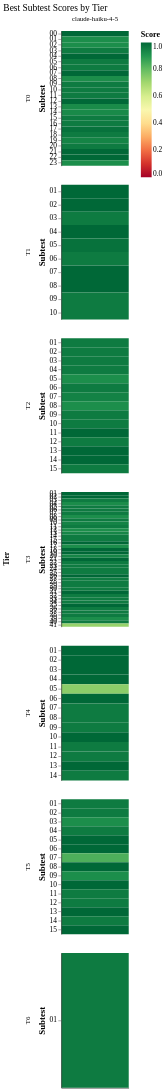

Express this chart as Vega-Lite.
### Vega-Lite specification from a JSON file in a GitHub repository (floating-point values rounded to 4 significant figures)
{"config": {"font": "serif", "axis": {"labelFontSize": 11, "titleFontSize": 13, "gridColor": "#e0e0e0", "domainColor": "#333333"}, "legend": {"labelFontSize": 11, "titleFontSize": 12}, "title": {"fontSize": 14, "anchor": "start", "fontWeight": "normal"}, "view": {"stroke": null, "continuousWidth": 400, "continuousHeight": 300}, "mark": {"tooltip": true}}, "data": {"name": "data-0b5bd619f562480fb9955f9fce59d7d7"}, "facet": {"column": {"field": "agent_model", "title": null, "type": "nominal"}, "row": {"field": "tier", "sort": ["T0", "T1", "T2", "T3", "T4", "T5", "T6"], "title": "Tier", "type": "ordinal"}}, "spec": {"mark": {"type": "rect"}, "encoding": {"color": {"field": "score", "scale": {"domain": [0, 1], "scheme": "redyellowgreen"}, "title": "Score", "type": "quantitative"}, "tooltip": [{"field": "tier", "title": "Tier", "type": "ordinal"}, {"field": "subtest", "title": "Subtest", "type": "ordinal"}, {"field": "run_number", "title": "Best Run", "type": "ordinal"}, {"field": "score", "format": ".3f", "title": "Score", "type": "quantitative"}], "x": {"axis": {"labels": false, "ticks": false}, "field": "agent_model", "title": null, "type": "nominal"}, "y": {"field": "subtest", "sort": ["00", "01", "02", "03", "04", "05", "06", "07", "08", "09", "10", "11", "12", "13", "14", "15", "16", "17", "18", "19", "20", "21", "22", "23", "24", "25", "26", "27", "28", "29", "30", "31", "32", "33", "34", "35", "36", "37", "38", "39", "40", "41"], "title": "Subtest", "type": "ordinal"}}, "height": 200, "width": 100}, "resolve": {"scale": {"y": "independent"}}, "title": "Best Subtest Scores by Tier", "$schema": "https://vega.github.io/schema/vega-lite/v6.1.0.json", "datasets": {"data-0b5bd619f562480fb9955f9fce59d7d7": [{"agent_model": "claude-haiku-4-5", "tier": "T0", "subtest": "00", "run_number": 1, "score": 1.0, "subtest_num": 0}, {"agent_model": "claude-haiku-4-5", "tier": "T0", "subtest": "01", "run_number": 3, "score": 0.9167, "subtest_num": 1}, {"agent_model": "claude-haiku-4-5", "tier": "T0", "subtest": "02", "run_number": 1, "score": 0.9168, "subtest_num": 2}, {"agent_model": "claude-haiku-4-5", "tier": "T0", "subtest": "03", "run_number": 1, "score": 0.9583, "subtest_num": 3}, {"agent_model": "claude-haiku-4-5", "tier": "T0", "subtest": "04", "run_number": 2, "score": 1.0, "subtest_num": 4}, {"agent_model": "claude-haiku-4-5", "tier": "T0", "subtest": "05", "run_number": 3, "score": 0.9583, "subtest_num": 5}, {"agent_model": "claude-haiku-4-5", "tier": "T0", "subtest": "06", "run_number": 3, "score": 0.9583, "subtest_num": 6}, {"agent_model": "claude-haiku-4-5", "tier": "T0", "subtest": "07", "run_number": 1, "score": 1.0, "subtest_num": 7}, {"agent_model": "claude-haiku-4-5", "tier": "T0", "subtest": "08", "run_number": 3, "score": 0.9188, "subtest_num": 8}, {"agent_model": "claude-haiku-4-5", "tier": "T0", "subtest": "09", "run_number": 1, "score": 0.9583, "subtest_num": 9}, {"agent_model": "claude-haiku-4-5", "tier": "T0", "subtest": "10", "run_number": 3, "score": 0.9583, "subtest_num": 10}, {"agent_model": "claude-haiku-4-5", "tier": "T0", "subtest": "11", "run_number": 1, "score": 0.9583, "subtest_num": 11}, {"agent_model": "claude-haiku-4-5", "tier": "T0", "subtest": "12", "run_number": 1, "score": 1.0, "subtest_num": 12}, {"agent_model": "claude-haiku-4-5", "tier": "T0", "subtest": "13", "run_number": 1, "score": 0.9233, "subtest_num": 13}, {"agent_model": "claude-haiku-4-5", "tier": "T0", "subtest": "14", "run_number": 2, "score": 0.9267, "subtest_num": 14}, {"agent_model": "claude-haiku-4-5", "tier": "T0", "subtest": "15", "run_number": 3, "score": 0.9583, "subtest_num": 15}, {"agent_model": "claude-haiku-4-5", "tier": "T0", "subtest": "16", "run_number": 2, "score": 0.9583, "subtest_num": 16}, {"agent_model": "claude-haiku-4-5", "tier": "T0", "subtest": "17", "run_number": 2, "score": 0.9792, "subtest_num": 17}, {"agent_model": "claude-haiku-4-5", "tier": "T0", "subtest": "18", "run_number": 3, "score": 0.9583, "subtest_num": 18}, {"agent_model": "claude-haiku-4-5", "tier": "T0", "subtest": "19", "run_number": 3, "score": 0.94, "subtest_num": 19}, {"agent_model": "claude-haiku-4-5", "tier": "T0", "subtest": "20", "run_number": 3, "score": 0.9583, "subtest_num": 20}, {"agent_model": "claude-haiku-4-5", "tier": "T0", "subtest": "21", "run_number": 2, "score": 1.0, "subtest_num": 21}, {"agent_model": "claude-haiku-4-5", "tier": "T0", "subtest": "22", "run_number": 2, "score": 1.0, "subtest_num": 22}, {"agent_model": "claude-haiku-4-5", "tier": "T0", "subtest": "23", "run_number": 2, "score": 0.9167, "subtest_num": 23}, {"agent_model": "claude-haiku-4-5", "tier": "T1", "subtest": "01", "run_number": 1, "score": 1.0, "subtest_num": 1}, {"agent_model": "claude-haiku-4-5", "tier": "T1", "subtest": "02", "run_number": 3, "score": 1.0, "subtest_num": 2}, {"agent_model": "claude-haiku-4-5", "tier": "T1", "subtest": "03", "run_number": 1, "score": 0.9583, "subtest_num": 3}, {"agent_model": "claude-haiku-4-5", "tier": "T1", "subtest": "04", "run_number": 1, "score": 1.0, "subtest_num": 4}, {"agent_model": "claude-haiku-4-5", "tier": "T1", "subtest": "05", "run_number": 1, "score": 0.9792, "subtest_num": 5}, {"agent_model": "claude-haiku-4-5", "tier": "T1", "subtest": "06", "run_number": 2, "score": 0.9583, "subtest_num": 6}, {"agent_model": "claude-haiku-4-5", "tier": "T1", "subtest": "07", "run_number": 3, "score": 1.0, "subtest_num": 7}, {"agent_model": "claude-haiku-4-5", "tier": "T1", "subtest": "08", "run_number": 3, "score": 1.0, "subtest_num": 8}, {"agent_model": "claude-haiku-4-5", "tier": "T1", "subtest": "09", "run_number": 1, "score": 0.9583, "subtest_num": 9}, {"agent_model": "claude-haiku-4-5", "tier": "T1", "subtest": "10", "run_number": 1, "score": 0.9583, "subtest_num": 10}, {"agent_model": "claude-haiku-4-5", "tier": "T2", "subtest": "01", "run_number": 2, "score": 0.9583, "subtest_num": 1}, {"agent_model": "claude-haiku-4-5", "tier": "T2", "subtest": "02", "run_number": 1, "score": 0.9583, "subtest_num": 2}, {"agent_model": "claude-haiku-4-5", "tier": "T2", "subtest": "03", "run_number": 1, "score": 0.9583, "subtest_num": 3}, {"agent_model": "claude-haiku-4-5", "tier": "T2", "subtest": "04", "run_number": 2, "score": 0.9583, "subtest_num": 4}, {"agent_model": "claude-haiku-4-5", "tier": "T2", "subtest": "05", "run_number": 3, "score": 0.9167, "subtest_num": 5}, {"agent_model": "claude-haiku-4-5", "tier": "T2", "subtest": "06", "run_number": 2, "score": 0.9583, "subtest_num": 6}, {"agent_model": "claude-haiku-4-5", "tier": "T2", "subtest": "07", "run_number": 1, "score": 0.9429, "subtest_num": 7}, {"agent_model": "claude-haiku-4-5", "tier": "T2", "subtest": "08", "run_number": 2, "score": 0.9167, "subtest_num": 8}, {"agent_model": "claude-haiku-4-5", "tier": "T2", "subtest": "09", "run_number": 2, "score": 0.9583, "subtest_num": 9}, {"agent_model": "claude-haiku-4-5", "tier": "T2", "subtest": "10", "run_number": 1, "score": 0.9583, "subtest_num": 10}, {"agent_model": "claude-haiku-4-5", "tier": "T2", "subtest": "11", "run_number": 3, "score": 1.0, "subtest_num": 11}, {"agent_model": "claude-haiku-4-5", "tier": "T2", "subtest": "12", "run_number": 1, "score": 0.9583, "subtest_num": 12}, {"agent_model": "claude-haiku-4-5", "tier": "T2", "subtest": "13", "run_number": 1, "score": 1.0, "subtest_num": 13}, {"agent_model": "claude-haiku-4-5", "tier": "T2", "subtest": "14", "run_number": 3, "score": 1.0, "subtest_num": 14}, {"agent_model": "claude-haiku-4-5", "tier": "T2", "subtest": "15", "run_number": 1, "score": 0.9583, "subtest_num": 15}, {"agent_model": "claude-haiku-4-5", "tier": "T3", "subtest": "01", "run_number": 3, "score": 1.0, "subtest_num": 1}, {"agent_model": "claude-haiku-4-5", "tier": "T3", "subtest": "02", "run_number": 3, "score": 1.0, "subtest_num": 2}, {"agent_model": "claude-haiku-4-5", "tier": "T3", "subtest": "03", "run_number": 1, "score": 0.9583, "subtest_num": 3}, {"agent_model": "claude-haiku-4-5", "tier": "T3", "subtest": "04", "run_number": 2, "score": 0.9212, "subtest_num": 4}, {"agent_model": "claude-haiku-4-5", "tier": "T3", "subtest": "05", "run_number": 1, "score": 0.9583, "subtest_num": 5}, {"agent_model": "claude-haiku-4-5", "tier": "T3", "subtest": "06", "run_number": 1, "score": 0.96, "subtest_num": 6}, {"agent_model": "claude-haiku-4-5", "tier": "T3", "subtest": "07", "run_number": 1, "score": 0.9583, "subtest_num": 7}, {"agent_model": "claude-haiku-4-5", "tier": "T3", "subtest": "08", "run_number": 1, "score": 0.9167, "subtest_num": 8}, {"agent_model": "claude-haiku-4-5", "tier": "T3", "subtest": "09", "run_number": 1, "score": 0.9583, "subtest_num": 9}, {"agent_model": "claude-haiku-4-5", "tier": "T3", "subtest": "10", "run_number": 3, "score": 0.9412, "subtest_num": 10}, {"agent_model": "claude-haiku-4-5", "tier": "T3", "subtest": "11", "run_number": 3, "score": 0.9583, "subtest_num": 11}, {"agent_model": "claude-haiku-4-5", "tier": "T3", "subtest": "12", "run_number": 1, "score": 0.9167, "subtest_num": 12}, {"agent_model": "claude-haiku-4-5", "tier": "T3", "subtest": "13", "run_number": 3, "score": 0.9347, "subtest_num": 13}, {"agent_model": "claude-haiku-4-5", "tier": "T3", "subtest": "14", "run_number": 1, "score": 0.9583, "subtest_num": 14}, {"agent_model": "claude-haiku-4-5", "tier": "T3", "subtest": "15", "run_number": 3, "score": 0.9583, "subtest_num": 15}, {"agent_model": "claude-haiku-4-5", "tier": "T3", "subtest": "16", "run_number": 3, "score": 1.0, "subtest_num": 16}, {"agent_model": "claude-haiku-4-5", "tier": "T3", "subtest": "17", "run_number": 3, "score": 0.9167, "subtest_num": 17}, {"agent_model": "claude-haiku-4-5", "tier": "T3", "subtest": "18", "run_number": 3, "score": 1.0, "subtest_num": 18}, {"agent_model": "claude-haiku-4-5", "tier": "T3", "subtest": "19", "run_number": 1, "score": 1.0, "subtest_num": 19}, {"agent_model": "claude-haiku-4-5", "tier": "T3", "subtest": "20", "run_number": 2, "score": 0.9375, "subtest_num": 20}, {"agent_model": "claude-haiku-4-5", "tier": "T3", "subtest": "21", "run_number": 3, "score": 1.0, "subtest_num": 21}, {"agent_model": "claude-haiku-4-5", "tier": "T3", "subtest": "22", "run_number": 1, "score": 0.9583, "subtest_num": 22}, {"agent_model": "claude-haiku-4-5", "tier": "T3", "subtest": "23", "run_number": 3, "score": 0.9583, "subtest_num": 23}, {"agent_model": "claude-haiku-4-5", "tier": "T3", "subtest": "24", "run_number": 3, "score": 0.9583, "subtest_num": 24}, {"agent_model": "claude-haiku-4-5", "tier": "T3", "subtest": "25", "run_number": 1, "score": 0.9583, "subtest_num": 25}, {"agent_model": "claude-haiku-4-5", "tier": "T3", "subtest": "26", "run_number": 1, "score": 1.0, "subtest_num": 26}, {"agent_model": "claude-haiku-4-5", "tier": "T3", "subtest": "27", "run_number": 3, "score": 0.9583, "subtest_num": 27}, {"agent_model": "claude-haiku-4-5", "tier": "T3", "subtest": "28", "run_number": 1, "score": 0.9583, "subtest_num": 28}, {"agent_model": "claude-haiku-4-5", "tier": "T3", "subtest": "29", "run_number": 3, "score": 0.9583, "subtest_num": 29}, {"agent_model": "claude-haiku-4-5", "tier": "T3", "subtest": "30", "run_number": 3, "score": 0.9583, "subtest_num": 30}, {"agent_model": "claude-haiku-4-5", "tier": "T3", "subtest": "31", "run_number": 1, "score": 1.0, "subtest_num": 31}, {"agent_model": "claude-haiku-4-5", "tier": "T3", "subtest": "32", "run_number": 2, "score": 0.9583, "subtest_num": 32}, {"agent_model": "claude-haiku-4-5", "tier": "T3", "subtest": "33", "run_number": 2, "score": 0.9583, "subtest_num": 33}, {"agent_model": "claude-haiku-4-5", "tier": "T3", "subtest": "34", "run_number": 2, "score": 0.9583, "subtest_num": 34}, {"agent_model": "claude-haiku-4-5", "tier": "T3", "subtest": "35", "run_number": 3, "score": 1.0, "subtest_num": 35}, {"agent_model": "claude-haiku-4-5", "tier": "T3", "subtest": "36", "run_number": 2, "score": 0.9583, "subtest_num": 36}, {"agent_model": "claude-haiku-4-5", "tier": "T3", "subtest": "37", "run_number": 1, "score": 0.9583, "subtest_num": 37}, {"agent_model": "claude-haiku-4-5", "tier": "T3", "subtest": "38", "run_number": 3, "score": 0.9583, "subtest_num": 38}, {"agent_model": "claude-haiku-4-5", "tier": "T3", "subtest": "39", "run_number": 3, "score": 0.9167, "subtest_num": 39}, {"agent_model": "claude-haiku-4-5", "tier": "T3", "subtest": "40", "run_number": 3, "score": 0.9583, "subtest_num": 40}, {"agent_model": "claude-haiku-4-5", "tier": "T3", "subtest": "41", "run_number": 1, "score": 0.72, "subtest_num": 41}, {"agent_model": "claude-haiku-4-5", "tier": "T4", "subtest": "01", "run_number": 3, "score": 1.0, "subtest_num": 1}, {"agent_model": "claude-haiku-4-5", "tier": "T4", "subtest": "02", "run_number": 1, "score": 1.0, "subtest_num": 2}, {"agent_model": "claude-haiku-4-5", "tier": "T4", "subtest": "03", "run_number": 3, "score": 1.0, "subtest_num": 3}, {"agent_model": "claude-haiku-4-5", "tier": "T4", "subtest": "04", "run_number": 1, "score": 1.0, "subtest_num": 4}, {"agent_model": "claude-haiku-4-5", "tier": "T4", "subtest": "05", "run_number": 1, "score": 0.739, "subtest_num": 5}, {"agent_model": "claude-haiku-4-5", "tier": "T4", "subtest": "06", "run_number": 3, "score": 1.0, "subtest_num": 6}, {"agent_model": "claude-haiku-4-5", "tier": "T4", "subtest": "07", "run_number": 1, "score": 0.9583, "subtest_num": 7}, {"agent_model": "claude-haiku-4-5", "tier": "T4", "subtest": "08", "run_number": 3, "score": 0.9583, "subtest_num": 8}, {"agent_model": "claude-haiku-4-5", "tier": "T4", "subtest": "09", "run_number": 1, "score": 0.9583, "subtest_num": 9}, {"agent_model": "claude-haiku-4-5", "tier": "T4", "subtest": "10", "run_number": 3, "score": 1.0, "subtest_num": 10}, {"agent_model": "claude-haiku-4-5", "tier": "T4", "subtest": "11", "run_number": 1, "score": 0.9583, "subtest_num": 11}, {"agent_model": "claude-haiku-4-5", "tier": "T4", "subtest": "12", "run_number": 2, "score": 0.9583, "subtest_num": 12}, {"agent_model": "claude-haiku-4-5", "tier": "T4", "subtest": "13", "run_number": 3, "score": 1.0, "subtest_num": 13}, {"agent_model": "claude-haiku-4-5", "tier": "T4", "subtest": "14", "run_number": 1, "score": 0.9583, "subtest_num": 14}, {"agent_model": "claude-haiku-4-5", "tier": "T5", "subtest": "01", "run_number": 2, "score": 0.9583, "subtest_num": 1}, {"agent_model": "claude-haiku-4-5", "tier": "T5", "subtest": "02", "run_number": 1, "score": 0.9583, "subtest_num": 2}, {"agent_model": "claude-haiku-4-5", "tier": "T5", "subtest": "03", "run_number": 2, "score": 0.9167, "subtest_num": 3}, {"agent_model": "claude-haiku-4-5", "tier": "T5", "subtest": "04", "run_number": 3, "score": 0.9583, "subtest_num": 4}, {"agent_model": "claude-haiku-4-5", "tier": "T5", "subtest": "05", "run_number": 2, "score": 1.0, "subtest_num": 5}, {"agent_model": "claude-haiku-4-5", "tier": "T5", "subtest": "06", "run_number": 2, "score": 1.0, "subtest_num": 6}, {"agent_model": "claude-haiku-4-5", "tier": "T5", "subtest": "07", "run_number": 2, "score": 0.8333, "subtest_num": 7}, {"agent_model": "claude-haiku-4-5", "tier": "T5", "subtest": "08", "run_number": 1, "score": 1.0, "subtest_num": 8}, {"agent_model": "claude-haiku-4-5", "tier": "T5", "subtest": "09", "run_number": 3, "score": 0.9167, "subtest_num": 9}, {"agent_model": "claude-haiku-4-5", "tier": "T5", "subtest": "10", "run_number": 1, "score": 1.0, "subtest_num": 10}, {"agent_model": "claude-haiku-4-5", "tier": "T5", "subtest": "11", "run_number": 1, "score": 0.9583, "subtest_num": 11}, {"agent_model": "claude-haiku-4-5", "tier": "T5", "subtest": "12", "run_number": 2, "score": 0.9583, "subtest_num": 12}, {"agent_model": "claude-haiku-4-5", "tier": "T5", "subtest": "13", "run_number": 1, "score": 1.0, "subtest_num": 13}, {"agent_model": "claude-haiku-4-5", "tier": "T5", "subtest": "14", "run_number": 1, "score": 0.9583, "subtest_num": 14}, {"agent_model": "claude-haiku-4-5", "tier": "T5", "subtest": "15", "run_number": 1, "score": 1.0, "subtest_num": 15}, {"agent_model": "claude-haiku-4-5", "tier": "T6", "subtest": "01", "run_number": 1, "score": 0.9583, "subtest_num": 1}]}}
